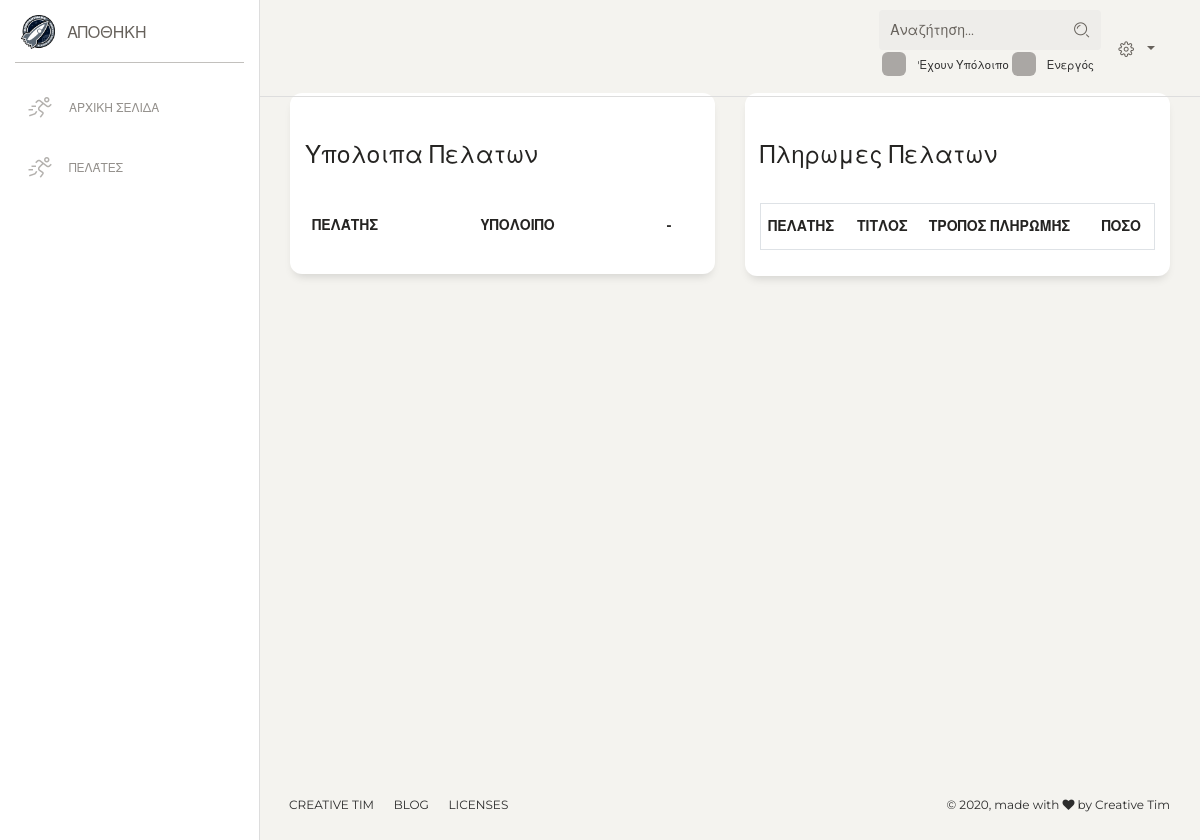
Before: /costumers/home/ (signed in) with the older database file.
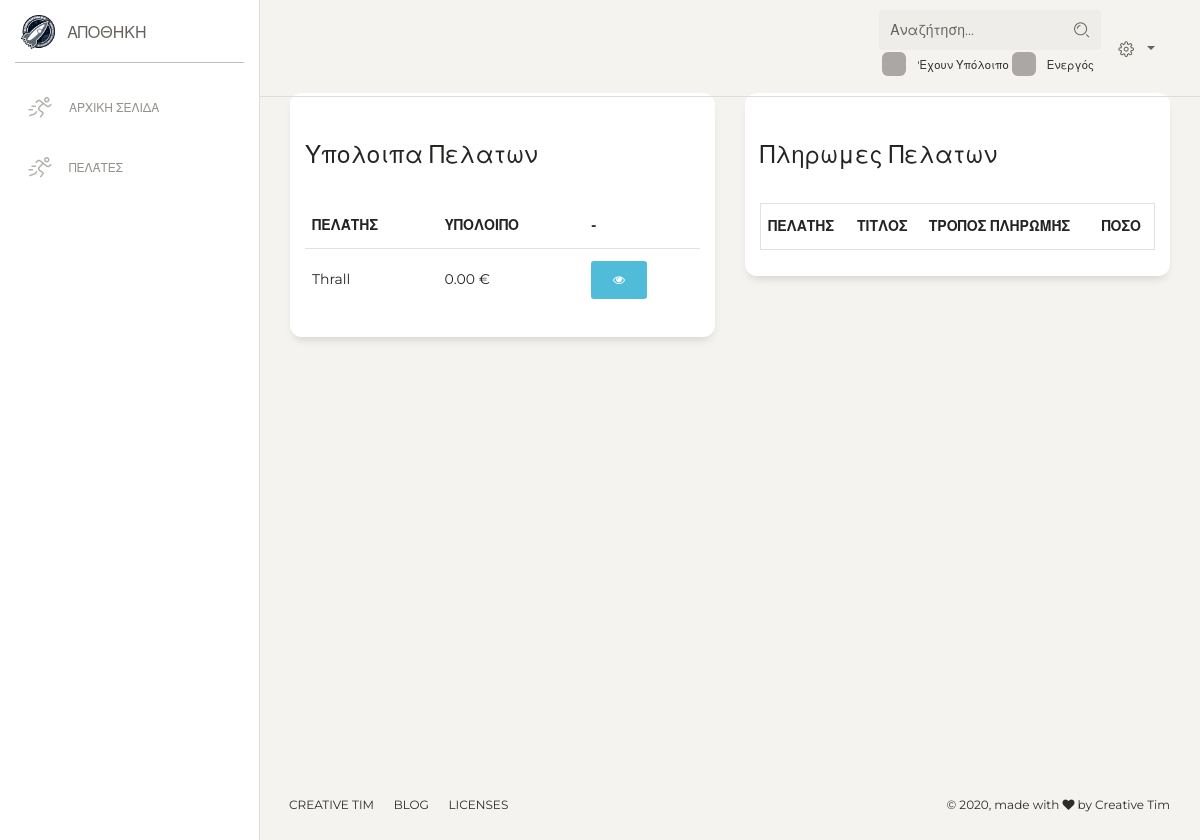
After: the same page with the newer database file.
### costumers/models.py (models this page shows, shortened)
class Costumer(models.Model):
    eponimia = models.CharField(null=True, max_length=240, verbose_name='Επωνυμια')
    address = models.CharField(blank=True, null=True, max_length=240, verbose_name='Διευθυνση')
    job_description = models.CharField(blank=True, null=True, max_length=240, verbose_name='Επαγγελμα')
    loading_place = models.CharField(blank=True, null=True, max_length=240, default='Εδρα μας', verbose_name='Τοπος Φορτωσης')
    destination = models.CharField(blank=True, null=True, max_length=240, default='Εδρα του,', verbose_name='Προορισμος')
    afm = models.CharField(blank=True, null=True, max_length=10, verbose_name='ΑΦΜ')
    doy = models.CharField(blank=True, null=True, max_length=240, default='Σπαρτη', verbose_name='ΔΟΥ')
    destination_city = models.CharField(blank=True, null=True, max_length=240 , verbose_name='Πολη')
    transport = models.CharField(blank=True, null=True, max_length=10, verbose_name='Μεταφορικο Μεσο')
    first_name = models.CharField(max_length=200, verbose_name='Ονομα', blank=True)
    last_name = models.CharField(max_length=200, verbose_name='Επιθετο', blank=True)
    amka = models.CharField(max_length=20, blank=True, verbose_name='Ψευδονυμο')
    notes = models.CharField(max_length=200, blank=True, verbose_name='Σημειώσεις')
    cellphone = models.CharField(max_length=20, blank=True, verbose_name='Κινητό')
    phone = models.CharField(max_length=20, blank=True, verbose_name='Τηλέφωνο')
    active = models.BooleanField(default=True, verbose_name='Ενεργός')
    value = models.DecimalField(decimal_places=2, max_digits=20, default=0.00)
    paid_value = models.DecimalField(decimal_places=2, max_digits=20, default=0.00)
    balance = models.DecimalField(decimal_places=2, max_digits=20, default=0.00)
    class Meta:
        ordering = ['eponimia', 'afm']
    def __str__(self):
        return self.eponimia
    def tag_balance(self):
        return f'{self.balance} {CURRENCY}'
    def get_edit_url(self):
        return reverse('costumers:costumer_detail_view', kwargs={'pk': self.id})

### costumers/views.py (the view)
# urls.py: path('home/', CostumerHomepageView.as_view(), name='homepage'),
@method_decorator(staff_member_required, name='dispatch')
class CostumerHomepageView(TemplateView):
    template_name = 'costumers/homepage.html'
    def get_context_data(self, **kwargs):
        context = super().get_context_data(**kwargs)
        context['last_10_payments'] = CostumerPayment.objects.all()[:10]
        context['costumers'] = Costumer.objects.all().order_by('balance')[:10]
        return context

### costumers/templates/costumers/homepage.html (shortened to what this page needs)
{% extends 'dashboard.html' %}
{% block navbar %} {% include 'costumers/navbar.html' %} {% endblock %}
{% block content %}
    <div class="content">
        <div class="row">
            <div class="col-6">
                <div class="card">
                    <div class="card-header">
                        <h4>Υπολοιπα Πελατων</h4>
                    </div>
                    <div class="card-body">
                        <table class="table">
                            <thead>
                                <tr>
                                    <th>Πελάτης</th>
                                    <th>Υπολοιπο</th>
                                    <th> - </th>
                                </tr>
                            </thead>
                            <tbody>
                                {% for costumer in costumers %}
                                    <tr>
                                        <td>{{ costumer }}</td>
                                        <td>{{ costumer.tag_balance }}</td>
                                        <td><a href="{{ costumer.get_edit_url }}" class="btn btn-info"><i class="fa fa-eye"></i> </a> </td>
                                    </tr>
                                {% endfor %}
                            </tbody>
                        </table>
                    </div>
                </div>
            </div>
            <div class="col-6">
                <div class="card">
                        <div class="card-header">
                            <h4>Πληρωμες Πελατων</h4>
                        </div>
                        <div class="card-body">
                            <table class="table table-bordered">
                                <thead>
                                    <tr>
                                        <th>Πελατης</th>
                                        <th>Τιτλος</th>
                                        <th>Τροπος Πληρωμής</th>
                                        <th>Ποσο</th>
                                    </tr>
                                </thead>
                            </table>
                        </div>
                    </div>
            </div>
        </div>
    </div>
{% endblock %}

Changed rows visible on the page:
added Costumer: eponimia "Thrall", tag_balance "0.00 €"
